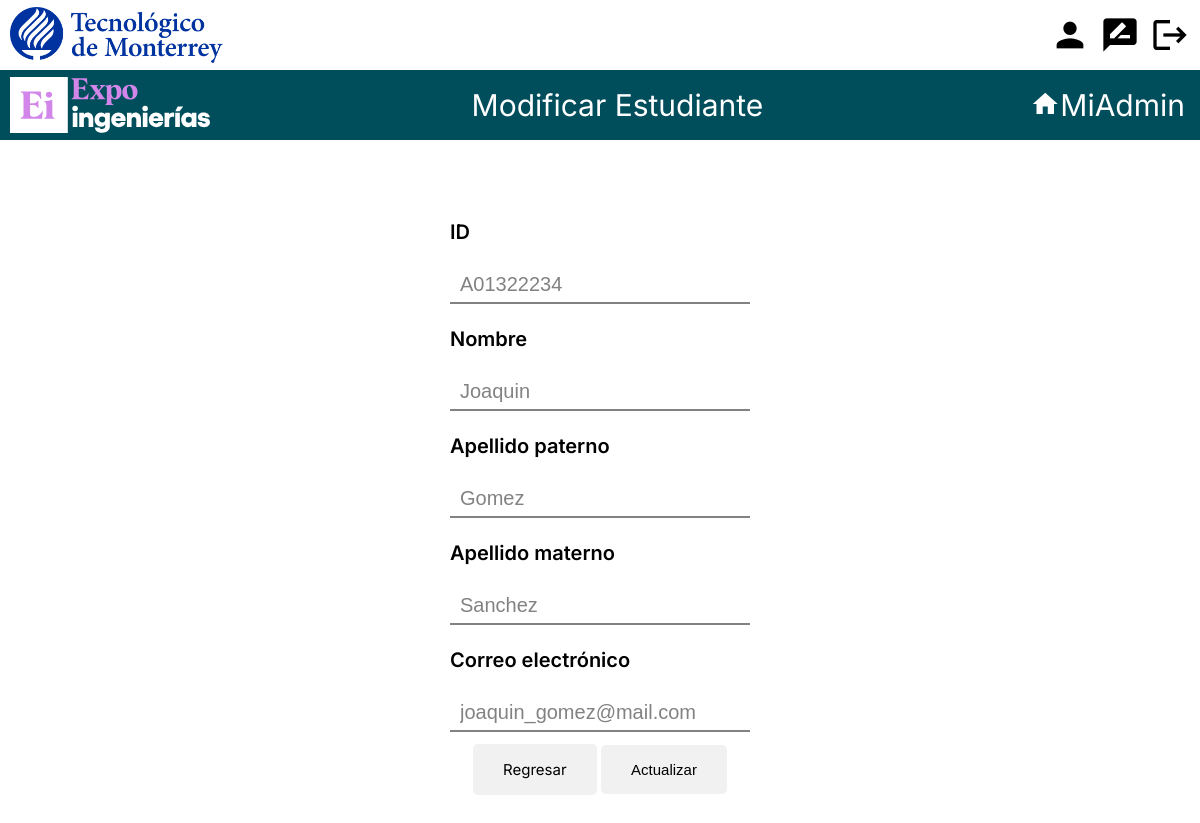
Page /inicioadmin/admin_edit.php?id=A01322234 on the committed database.
### tables this page shows
CREATE TABLE `estudiante` (
  `id_estudiante` VARCHAR(10),
  `nombre` VARCHAR(50),
  `apellido_paterno` VARCHAR(50),
  `apellido_materno` VARCHAR(50),
  `correo` VARCHAR(50),
  `contrasena` VARCHAR(50),
  PRIMARY KEY (`id_estudiante`)
);

### inicioadmin/admin_edit.php (the view, shortened to what this page needs)
<?php
$id = null;
if (!empty($_GET['id'])) {
	$id = $_REQUEST['id'];
}
if ($id[0] == "A") {
	$user_type = " Estudiante";
} elseif ($id[0] == "L") {
	$user_type = " Profesor";
} elseif ($id[0] == "X") {
	$user_type = " Juez";
}
if (!empty($_POST)) {
	$idError = null;
	$nombreError = null;
	$apellidoPError = null;
	$apellidoMError = null;
	$correoError = null;
	$id = $_POST['id'];
	$nombre = $_POST['nombre'];
	$apellidoP = $_POST['apellidoP'];
	$apellidoM = $_POST['apellidoM'];
	$correo = $_POST['correo'];
	echo $id;
	echo $nombre;
	echo $apellidoP;
	echo $apellidoM;
	echo $correo;
	$valid = true;
	if (empty($nombre)) {
		$nombreError = 'Por favor escribe tu nombre';
		$valid = false;
	}
	if (empty($apellidoP)) {
		$apellidoPError = 'Por favor escribe tu apellido paterno';
		$valid = false;
	}
	if (empty($apellidoM)) {
		$apellidoMError = 'Por favor escribe tu apellido materno';
		$valid = false;
	}
	if (empty($correo)) {
		$correoError = 'Por favor escribe tu correo';
		$valid = false;
	}
	if ($valid) {
		$pdo = Database::connect();
		$pdo->setAttribute(PDO::ATTR_ERRMODE, PDO::ERRMODE_EXCEPTION);
		if ($id[0] == "A") {
			$sql2 = "UPDATE estudiante  set nombre = ?, apellido_paterno = ?, apellido_materno = ?, correo= ? WHERE id_estudiante = ?";
			$q2 = $pdo->prepare($sql2);
			$q2->execute(array($nombre, $apellidoP, $apellidoM, $correo, $id));
		} elseif ($id[0] == "L") {
			$sql4 = "UPDATE profesor set nombre = ?, apellido_paterno = ?, apellido_materno = ?, correo= ? WHERE id_profesor = ?";
			$q4 = $pdo->prepare($sql4);
			$q4->execute(array($nombre, $apellidoP, $apellidoM, $correo, $id));
		} elseif ($id[0] == "X") {
			$sql5 = "UPDATE juez set nombre = ?, apellido_paterno = ?, apellido_materno = ?, correo= ? WHERE id_juez = ?";
			$q5 = $pdo->prepare($sql5);
			$q5->execute(array($nombre, $apellidoP, $apellidoM, $correo, $id));
		}
		Database::disconnect();
		header("Location: admin_start.php");
	}
} else {
	$pdo = Database::connect();
	$pdo->setAttribute(PDO::ATTR_ERRMODE, PDO::ERRMODE_EXCEPTION);
	if ($id[0] == "A") {
		$sql2 = "SELECT * FROM estudiante where id_estudiante = ?";
		$q2 = $pdo->prepare($sql2);
		$q2->execute(array($id));
		$data = $q2->fetch(PDO::FETCH_ASSOC);
		$id = $data['id_estudiante'];
		$nombre = $data['nombre'];
		$apellidoP = $data['apellido_paterno'];
		$apellidoM = $data['apellido_materno'];
		$correo = $data['correo'];
	}
}
?>
<!DOCTYPE html>
<html lang="es">
<head>
	<link rel="stylesheet" href="../src/css/common_navbar.css">
	<link rel="stylesheet" href="css/admin_common.css">
	<link rel="stylesheet" href="css/admin_edit.css">
</head>
<body>
	<navbar>
		<div id="navbar">
			<img src="../src/img/logo_tec_blue.png">
			<div id="navbarIconsContainer">
				<a id="navbarIcon" href="" class="material-icons">person</a>
				<a id="navbarIcon" href="admin_assign.php" class="material-icons">rate_review</a>
				<a id="navbarIcon" href="admin_logout.php" class="material-icons">logout</a>
			</div>
		</div>
	</navbar>
	<navbar>
		<div id="navbarAzul">
			<img src="../src/img/logo_expo_admin.svg">
			<a href=""><?php echo "Modificar" . $user_type ?></a>
			<a href="admin_start.php"><span class="material-icons">home</span>MiAdmin</a>
		</div>
	</navbar>
	<div class="center">
		<div class="center2">
			<form class="form" action="admin_edit.php?id=<?php echo $id ?>" method="post">
				<div class="padding" <?php echo !empty($f_idError) ? 'error' : ''; ?>>
					<label class="subtitle_params">ID</label>
					<div class="padding2">
						<input class="input" name="id" type="text" readonly
							value="<?php echo !empty($id) ? $id : ''; ?>">
					</div>
				</div>
				<div class="padding" <?php echo !empty($nombreError) ? 'error' : ''; ?>>
					<label class="subtitle_params">Nombre</label>
					<div class="padding2">
						<input class="input" name="nombre" type="text"
							value="<?php echo !empty($nombre) ? $nombre : ''; ?>">
					</div>
				</div>
				<div class="padding" <?php echo !empty($apellidoPError) ? 'error' : ''; ?>>
					<label class="subtitle_params">Apellido paterno</label>
					<div class="padding2">
						<input class="input" name="apellidoP" type="text"
							value="<?php echo !empty($apellidoP) ? $apellidoP : ''; ?>">
					</div>
				</div>
				<div class="padding" <?php echo !empty($apellidoMError) ? 'error' : ''; ?>>
					<label class="subtitle_params">Apellido materno</label>
					<div class="padding2">
						<input class="input" name="apellidoM" type="text"
							value="<?php echo !empty($apellidoM) ? $apellidoM : ''; ?>">
					</div>
				</div>
				<div class="padding" <?php echo !empty($correoError) ? 'error' : ''; ?>>
					<label class="subtitle_params">Correo electrónico</label>
					<div class="padding2">
						<input class="input" name="correo" type="text"
							value="<?php echo !empty($correo) ? $correo : ''; ?>">
					</div>
				</div>
				<div class="center2">
					<a style="text-decoration:none;" class="button_admin" href="admin_start.php">Regresar</a>
					<button type="submit" class="button_admin">Actualizar</button>
				</div>
			</form>
		</div>
	</div>
</body>
</html>

### src/css/common_navbar.css (style rules this page uses)
.material-icons { font-variation-settings: "FILL" 100, "wght" 400, "GRAD" 100, "opsz" 155; }
body { font-family: "Inter"; margin: 0; }
#navbar { background-color: white; height: 70px; display: flex; flex-wrap: wrap; justify-content: space-between; align-items: center; }
#navbar img { height: 80%; margin-left: 10px; margin-right: 10px; }
#navbarIconsContainer { height: 100%; display: flex; align-items: center; }
#navbarIcon { font-size: 40px; text-decoration: none; color: black; margin-right: 10px; }
#navbarAzul { background-color: #004d5b; height: 70px; display: flex; flex-wrap: wrap; justify-content: space-between; align-items: center; }
#navbarAzul img { height: 80%; margin-left: 10px; margin-right: 10px; }
#navbarAzul a { text-decoration: none; color: white; font-size: 30px; margin-right: 15px; }
#navbarAzul span { text-decoration: none; color: white; font-size: 30px; vertical-align: -3px; }

### inicioadmin/css/admin_common.css (style rules this page uses)
body { font-family: "Inter"; margin: 0; }
.center { padding: 70px 0; }
.center2 { text-align: center; }
.padding2 { padding: 5px; }
.form { width: 400px; display: inline-block; }
.input { font-size: 20px; width: 300px; padding: 6px 10px; border: none; border-bottom: 2px solid rgb(130, 130, 130); color: rgb(130, 130, 130); margin: 8px 0; box-sizing: border-box; }
.button_admin { background-color: #f1f1f1; color: black; font-size: 16px; padding: 16px 30px; border: none; border-radius: 5px; text-align: center; font-size: 15px; font-weight: 400; }

### inicioadmin/css/admin_edit.css (style rules this page uses)
.subtitle_params { font-weight: 600; font-size: 20px; text-align: left; padding: 10px; display: inline-block; width: 300px; }

### rows in the picture
estudiante: id "A01322234", nombre "Joaquin", apellidoP "Gomez", apellidoM "Sanchez", correo "joaquin_gomez@mail.com"

### other values in the picture
$user_type "Estudiante"
